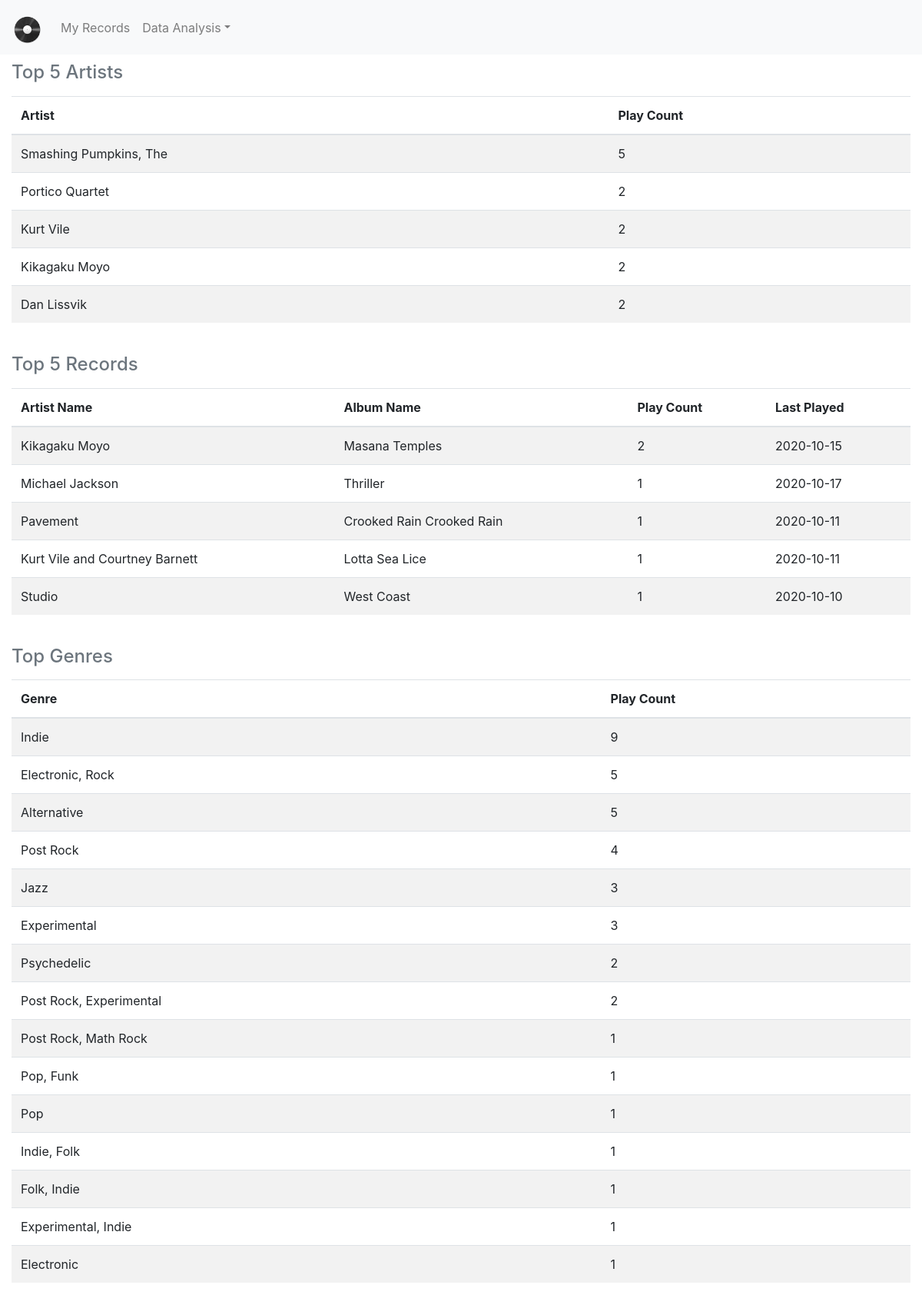
Screenshot of /stats/ with the database file from the repository.
### tables this page shows
CREATE TABLE records (id integer primary key, artist_name varchar(765), album_name varchar(765), genre varchar(765), play_count integer, last_played timestamp, ignore, date_added timestamp, release_type varchar(765) default '', sort_order integer);

### main.py (the view)
@app.route('/stats/')
def stats():
    rows = functions.top_five_records()
    for row in rows:
        print(row)
    genre_output = functions.top_genre()
    for row in genre_output:
        print(genre_output)
    artists = functions.top_five_artists()
    for row in artists:
        print(artists)
    return render_template('stats.html', rows=rows, genre_output=genre_output, artists=artists)

### functions.py (called while the page is built)
def top_five_records():
    con = sqlite3.connect(config.DB_NAME)
    cur = con.cursor()
    cur.execute('SELECT artist_name, album_name, play_count, last_played FROM records ORDER BY play_count DESC, last_played DESC LIMIT 5')
    rows = list(cur.fetchall())
    con.close()
    return (rows)

def top_five_artists():
    con = sqlite3.connect(config.DB_NAME)
    cur = con.cursor()
    cur.execute('SELECT artist_name, sum(play_count) FROM records GROUP BY 1 HAVING sum(play_count) > 0 ORDER BY 2 DESC LIMIT 5')
    rows = list(cur.fetchall())
    con.close()
    return (rows)

def top_genre():
    con = sqlite3.connect(config.DB_NAME)
    cur = con.cursor()
    cur.execute('SELECT genre, sum(play_count) FROM records GROUP BY 1 HAVING sum(play_count) > 0 ORDER BY 2 DESC')
    genre_output = list(cur.fetchall())
    con.close()
    return (genre_output)

### templates/stats.html
{% extends "base.html" %}
{% set active_page = "stats" %}
{% block content %}
<div class="container-fluid">
    <h4 class="mb-3 text-secondary">Top 5 Artists</h4>
    <table class="table table-striped">
        <thead>
            <tr>
                <th>Artist</th>
                <th>Play Count</th>
            </tr>
        </thead>
        <tbody>
            {% for item in artists %}
                <tr>
                    <td> {{ item[0] }} </td>
                    <td> {{ item[1] }} </td>
                </tr>
            {% endfor %}
        </tbody>
    </table>
    <br>
    <h4 class="mb-3 text-secondary">Top 5 Records</h4>
    <table class="table table-striped">
        <thead>
            <tr>
                <th>Artist Name</th>
                <th>Album Name</th>
                <th>Play Count</th>
                <th>Last Played</th>
            </tr>
        </thead>
        <tbody>
            {% for item in rows %}
                <tr>
                    <td> {{ item[0] }} </td>
                    <td> {{ item[1] }} </td>
                    <td> {{ item[2] }} </td>
                    <td> {{ item[3] }} </td>
                </tr>
            {% endfor %}
        </tbody>
    </table>
    <br>
    <h4 class="mb-3 text-secondary">Top Genres</h4>
    <table class="table table-striped">
        <thead>
            <tr>
                <th>Genre</th>
                <th>Play Count</th>
            </tr>
        </thead>
        <tbody>
            {% for item in genre_output %}
                <tr>
                    <td> {{ item[0] }} </td>
                    <td> {{ item[1] }} </td>
                </tr>
            {% endfor %}
        </tbody>
    </table>
</div>
{% endblock %}

### templates/base.html (shortened to what this page needs)
<!doctype html>
<html lang="en">
<head>
    <link rel="stylesheet" href="https://stackpath.bootstrapcdn.com/bootstrap/4.5.1/css/bootstrap.min.css">
    <link href="/docs/4.2/dist/css/bootstrap.min.css" rel="stylesheet">
    <link rel="stylesheet" src="extensions/sticky-header/bootstrap-table-sticky-header.css">
</head>
<body style="padding-top: 80px;">
    <nav class="navbar navbar-expand-lg fixed-top navbar-light bg-light">
      <a class="navbar-brand" href="{{ url_for('index') }}"><img src="/static/record.png" height="45" style="padding-top: 6px;"></a>
      <div class="collapse navbar-collapse" id="navbarCollapse">
          <ul class="navbar-nav mr-auto">
              <li class="nav-item {{ 'active' if active_page == 'my_records' else '' }}"><a class="nav-link" href="{{ url_for('my_records') }}">My Records</a></li>
              <li class="nav-item dropdown {{ 'active' if active_page == 'data_analysis' else '' }}">
                    <a class="nav-link dropdown-toggle" id="navbarDropdownMenu" data-toggle="dropdown" aria-haspopup="true" aria-expanded="false">Data Analysis</a>
          </ul>
      </div>
    </nav>
{% block content %}{% endblock %}
</body>
</html>

### templates/base.html (style rules this page uses)
body { padding-top:50px; }
th { position: sticky; top: 65px; background: white; }

### rows the page displays
records: artist_name "Kurt Vile", sort_order "2"
records: artist_name "Kikagaku Moyo", play_count "2", album_name "Masana Temples", last_played "2020-10-15", genre "Psychedelic"
records: artist_name "Dan Lissvik", sort_order "2"
records: artist_name "Michael Jackson", album_name "Thriller", play_count "1", last_played "2020-10-17", genre "Pop"
records: artist_name "Pavement", album_name "Crooked Rain Crooked Rain", play_count "1", last_played "2020-10-11"
records: artist_name "Kurt Vile and Courtney Barnett", album_name "Lotta Sea Lice", play_count "1", last_played "2020-10-11"
records: artist_name "Studio", album_name "West Coast", play_count "1", last_played "2020-10-10"
records: genre "Indie", id "9"
records: genre "Post Rock", id "4"
records: genre "Post Rock, Math Rock", play_count "1"
records: genre "Pop, Funk", play_count "1"
records: genre "Indie, Folk", play_count "1"
records: genre "Folk, Indie", play_count "1"
records: genre "Experimental, Indie", play_count "1"
records: genre "Electronic", play_count "1"

### other values shown
{{ item[0] }} "Smashing Pumpkins, The" "Portico Quartet"
{{ item[1] }} "5" "2"
{{ item[0] }} "Electronic, Rock" "Alternative" "Jazz" "Experimental" "Post Rock, Experimental"
{{ item[1] }} "5" "5" "3" "3" "2"
